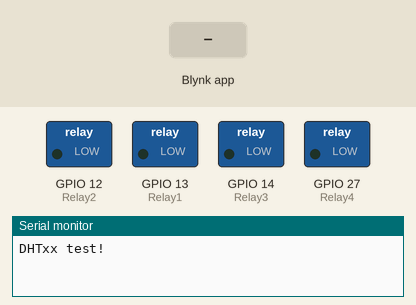
Recording of a sketch running on a simulated ESP32. On the bench: switched loads named in the sketch (green lamp = pin HIGH), the last lines printed to the serial monitor. Inputs (shaded band) come from the test bench. WiFi joins after 1.5 s; servers stay silent unless stated.

Above: at 3.0 s.
3.1 s: Blynk app writes 0 to V1
At 3.6 s:
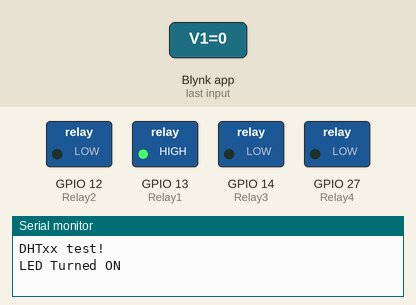
4.6 s: Blynk app writes 0 to V2
At 5.8 s:
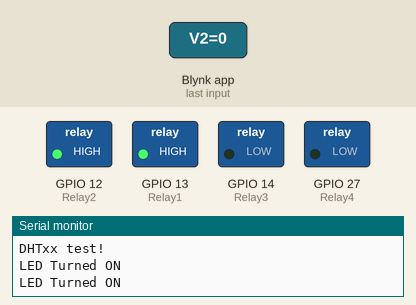
6.1 s: Blynk app writes 1 to V1
At 7.0 s:
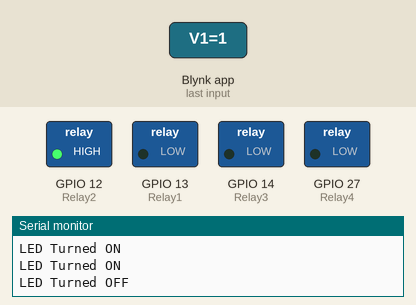
7.6 s: Blynk app writes 0 to V3
At 8.2 s:
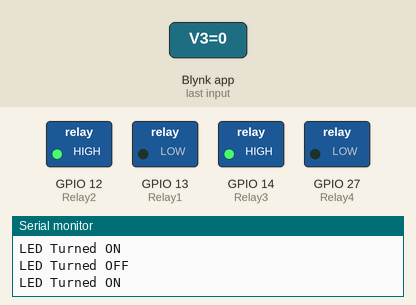
9.1 s: Blynk app writes 1 to V13
At 10.3 s:
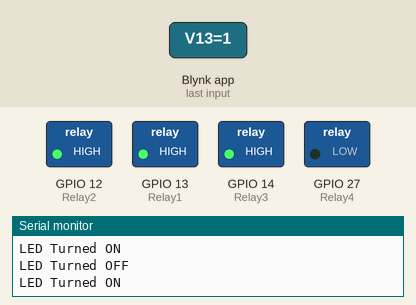
10.6 s: Blynk app writes 1 to V2
At 11.7 s:
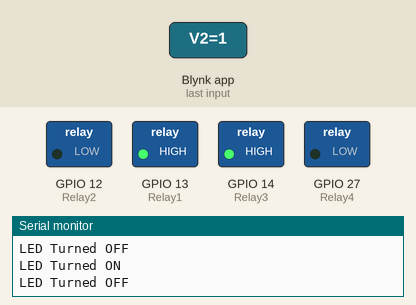
Timing chart, 0 to 13.1 s (numbered marks = the images above; inputs shaded):
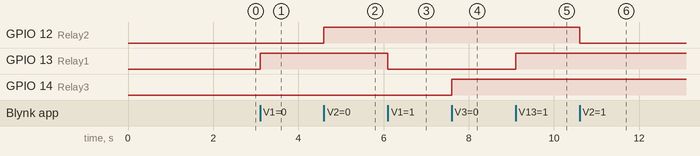

Measured:
- after the input at 3.1 s, GPIO 13 (Relay1): LOW → HIGH at once
- after the input at 4.6 s, GPIO 12 (Relay2): LOW → HIGH at once
- after the input at 6.1 s, GPIO 13 (Relay1): HIGH → LOW at once
- after the input at 7.6 s, GPIO 14 (Relay3): LOW → HIGH at once
- after the input at 9.1 s, GPIO 13 (Relay1): LOW → HIGH at once
- after the input at 10.6 s, GPIO 12 (Relay2): HIGH → LOW at once

The sketch:

dht_error_was_not_declared.ino
```cpp
#define BLYNK_PRINT Serial

#include <WiFi.h>
#include <WiFiClient.h>
#include <BlynkSimpleEsp32.h>
#include "DHT.h"


char auth[] = "9d2ea3c204d3494caa739e5ab32a397f";
char ssid[] = "Anuwat";
char pass[] = "0817876668";

#define DHTPIN 15
#define DHTTYPE DHT22     // DHT 22

DHT dht(DHTPIN, DHTTYPE);

const int Relay1  = 13;
const int Relay2  = 12;
const int Relay3  = 14;
const int Relay4  = 27;
bool buttonStatus = 0;

WidgetLED ledBlynk(V10);

BlynkTimer timer;

BLYNK_CONNECTED() {
  Blynk.syncAll();
}


 BLYNK_WRITE(V1)
{

 if(param.asInt() == 0)
  {
    digitalWrite(Relay1, HIGH);
    Serial.println("LED Turned ON");
    Blynk.virtualWrite(V13, 1);
    ledBlynk.on();
  }
  else
  {
    digitalWrite(Relay1, LOW);
    Serial.println("LED Turned OFF");
    Blynk.virtualWrite(V13, 0);
    ledBlynk.off();

  }
 }
BLYNK_WRITE(V13)
{
  if (param.asInt() == 0)
  {
    digitalWrite(Relay1, LOW);
    ledBlynk.off();
  }
  if (param.asInt() == 1)
  {
    digitalWrite(Relay1, HIGH);
    ledBlynk.on();
  }
}
 BLYNK_WRITE(V2)
  {
 if(param.asInt() == 0)
  {
    digitalWrite(Relay2, HIGH);
    Serial.println("LED Turned ON");
    Blynk.virtualWrite(V12, 1);
    ledBlynk.on();
  }
  else
  {
    digitalWrite(Relay2, LOW);
    Serial.println("LED Turned OFF");
    Blynk.virtualWrite(V12, 0);
    ledBlynk.off();

  }
 }
BLYNK_WRITE(V12)
{
  if (param.asInt() == 0)
  {
    digitalWrite(Relay2, LOW);
    ledBlynk.off();
  }
  if (param.asInt() == 1)
  {
    digitalWrite(Relay2, HIGH);
    ledBlynk.on();
  }
}
 BLYNK_WRITE(V3)
  {
 if(param.asInt() == 0)
  {
    digitalWrite(Relay3, HIGH);
    Serial.println("LED Turned ON");
    Blynk.virtualWrite(V14, 1);
    ledBlynk.on();
  }
  else
  {
    digitalWrite(Relay3, LOW);
    Serial.println("LED Turned OFF");
    Blynk.virtualWrite(V14, 0);
    ledBlynk.off();

  }
 }
BLYNK_WRITE(V14)
{
  if (param.asInt() == 0)
  {
    digitalWrite(Relay3, LOW);
    ledBlynk.off();
  }
  if (param.asInt() == 1)
  {
    digitalWrite(Relay3, HIGH);
    ledBlynk.on();
  }
}
BLYNK_WRITE(V4)
  {
 if(param.asInt() == 0)
  {
    digitalWrite(Relay4, HIGH);
    Serial.println("LED Turned ON");
    Blynk.virtualWrite(V27, 1);
    ledBlynk.on();
  }
  else
  {
    digitalWrite(Relay4, LOW);
    Serial.println("LED Turned OFF");
    Blynk.virtualWrite(V27, 0);
    ledBlynk.off();

  }
 }
BLYNK_WRITE(V27)
{
  if (param.asInt() == 0)
  {
    digitalWrite(Relay4, LOW);
    ledBlynk.off();
  }
  if (param.asInt() == 1)
  {
    digitalWrite(Relay4, HIGH);
    ledBlynk.on();
  }
}
void setup()
{
 Serial.begin(9600);
Serial.println();
Serial.println("DHTxx test!");

  dht.begin();
 //Relay
 pinMode(Relay1, OUTPUT);
 pinMode(Relay2, OUTPUT);
 pinMode(Relay3, OUTPUT);
 pinMode(Relay4, OUTPUT);
 //set default status
 digitalWrite(Relay1, LOW);
 digitalWrite(Relay2, LOW);
 digitalWrite(Relay3, LOW);
 digitalWrite(Relay4, LOW);

 Blynk.begin(auth, ssid, pass);

}
void loop()
{
 Blynk.run();
 timer.run();
}
```
